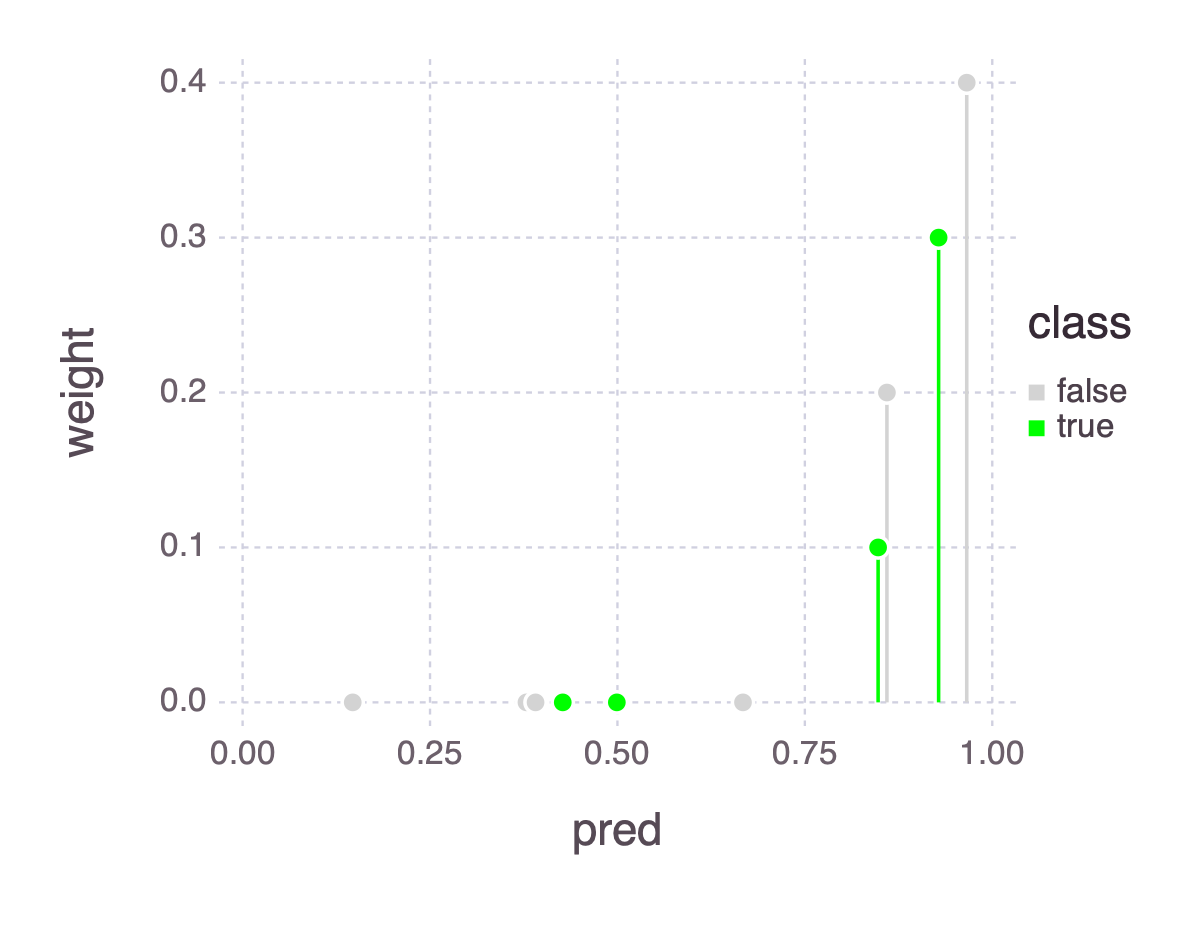

This chart was generated by the following Julia code:
#!/usr/bin/env julia
using Gadfly, Cairo, Fontconfig
using DataFrames
using Random

n = 10
npos = 4
nneg = n-npos
nTP = 2
nFP = npos-nTP

df = DataFrame(pred=rand(n))
sort!(df, :pred; rev=true)

df[!, :weight] .= [npos:-1:1; zeros(n-npos)]
df[!, :weight] ./= sum(df.weight)

pos = shuffle([fill(true, nTP); fill(false, npos-nTP)])
neg = shuffle([fill(true, nFP); fill(false, nneg-nFP)])
df[!, :class] .= [pos; neg]

p = plot(df, x=:pred, y=:weight, color=:class, Geom.point, Geom.hair,
         Scale.color_discrete_manual("lightgray", "lime"));

p |> PDF("custom_metric.pdf", 10cm, 8cm)
p |> PNG("custom_metric.png", 10cm, 8cm, dpi=300)
